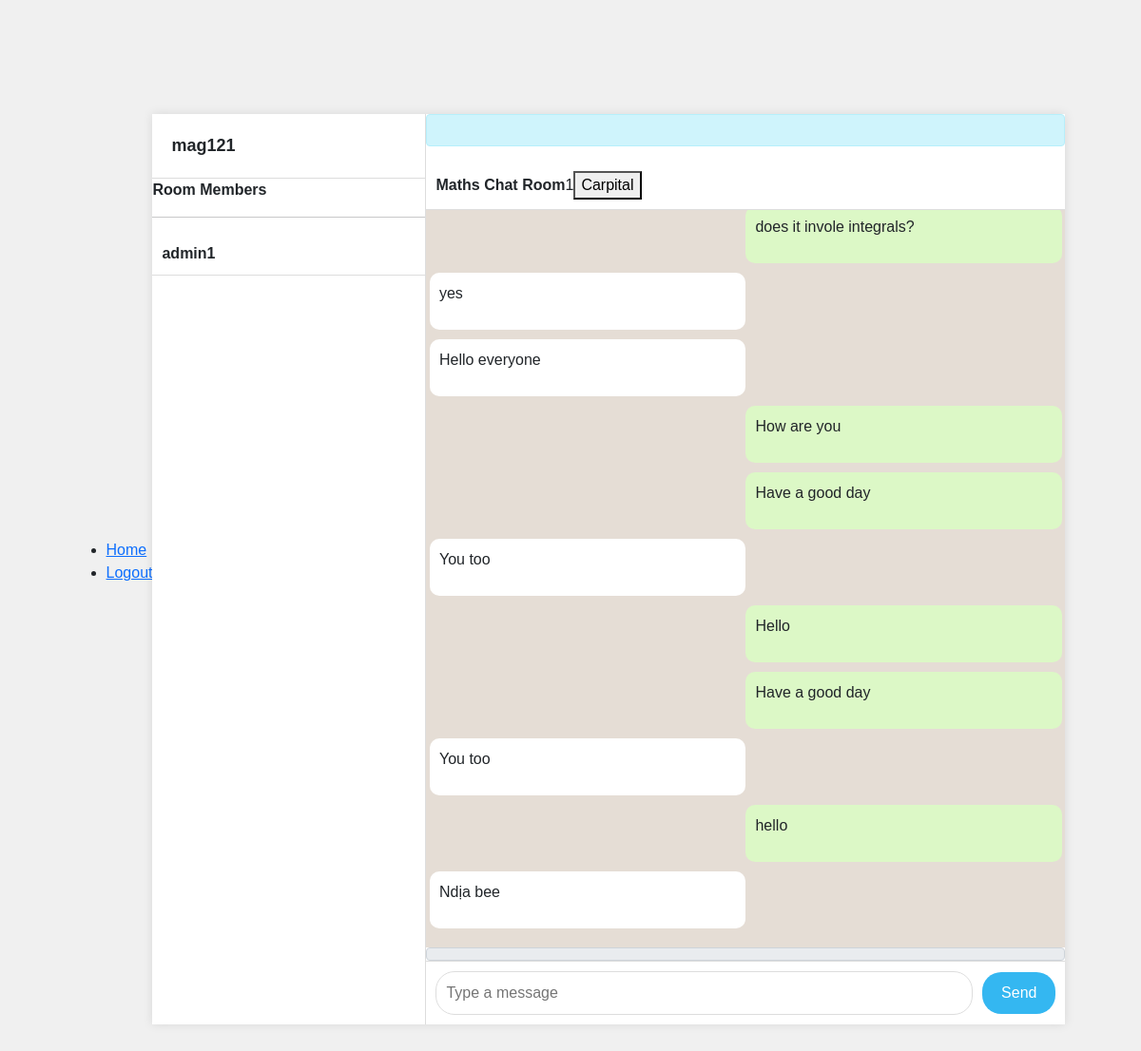
The app's page /chat/Maths (signed in) with its own data.
### chatapp/models.py (models this page shows, shortened)
class Profile(models.Model):
    pID = ShortUUIDField(primary_key=True, unique=True, editable=False)
    user = models.OneToOneField(User, on_delete=models.CASCADE)
    first_name = models.CharField(max_length=30, blank=True)
    last_name = models.CharField(max_length=30, blank=True)
    avatar = ResizedImageField(quality=70, upload_to='media/profile', blank=True, null=True)

class Room(models.Model):
    room_name = models.CharField(max_length=150, unique=True, primary_key=True)
    avatar = ResizedImageField(quality=70, upload_to='media/room', blank=True, null=True)
    members = models.ManyToManyField(Profile, blank=True)
    created_at = models.DateTimeField(auto_now_add=True)

class RoomChat(models.Model):
    mID = ShortUUIDField(primary_key=True, unique=True, editable=False)
    room = models.ForeignKey(Room, on_delete=models.CASCADE)
    author = models.ForeignKey(Profile, on_delete=models.SET_NULL, null=True)
    content = models.CharField(max_length=300, blank=False)
    image = ResizedImageField(blank=True, null=True, quality=70, upload_to="media/chats/images")
    file = models.FileField(blank=True, null=True, upload_to='media/chats/files')
    created_at = models.DateTimeField(auto_now_add=True)

### chatapp/views.py (the view)
# urls.py: path('chat/<str:pk>', views.chat, name='chat'),
@login_required(login_url='signin')
def chat(request, pk):
    room = Room.objects.get(room_name=pk)
    members = room.members.all()
    chats = RoomChat.objects.filter(room=room)
    context = {
        "room": room,
        "chats": chats,
        "members": members,
        "user": request.user,
        }
    if request.user.profile in members:
        return render(request, 'chat.html', context)
    else:
        return redirect('home')

### chatapp/templates/chat.html (shortened to what this page needs)
{% extends 'base.html' %}
{% load static %}
{% block content %}
<link rel="stylesheet" href="{% static 'styles.css' %}">
<div class="app-container">
    <div class="sidebar">
        <div class="profile-section">
            <span class="username">{{ user.username }}</span>
        </div>
        <div class="chat-list">
            <p><strong>Room Members</strong></p>
            <hr>
            {%for m in members %}
            {% if m != request.user.profile %}
            <div class="chat-item">
                <div class="chat-info">
                    <span class="contact-name">{{ m.user.username }} </span>
                </div>
            </div>
            {% endif %}
            {% endfor %}
        </div>
    </div>
    <div class="chat-window">
        <div id="noteDiv" class="alert alert-info">
        </div>
        <div class="chat-header">
	    <span class="contact-name">{{ room.room_name }} Chat Room</span>
	    <span id="online">0</span> <button id="cap"> Carpital </button>
        </div>
        {% include 'partial.html' %}
        <form id="demo_form" enctype="multipart/form-data">
            <span class="input-group-text attach_btn">
            </span>
            <div class="message-input">
                <input id="content" name="content" type="text" placeholder="Type a message" id="content" required>
                <button type="submit">Send</button>
            </div>
        </form>
    </div>
</div>
{% endblock %}

### chatapp/templates/partial.html (shortened to what this page needs)
<div id="test" class="chat-messages">
    {% for chat in chats %}
    {% if chat.author == user.profile %}
    <div class="message sent">
        <p>{{ chat.content }}</p>
    </div>
    {% else %}
    <div class="message received">
        <p>{{ chat.content }}</p>
    </div>
    {% endif %}
    {% endfor %}
</div>

### chatapp/static/styles.css (style rules this page uses)
body { margin: 0; font-family: Arial, sans-serif; display: flex; justify-content: center; align-items: center; height: 100vh; background-color: #f0f0f0; }
.app-container { display: flex; width: 80%; height: 80vh; box-shadow: 0 0 10px rgba(0, 0, 0, 0.1); background-color: #fff; }
.sidebar { width: 30%; border-right: 1px solid #ddd; display: flex; flex-direction: column; }
.profile-section { padding: 20px; display: flex; align-items: center; border-bottom: 1px solid #ddd; }
.username { font-size: 18px; font-weight: bold; }
.chat-list { flex: 1; overflow-y: auto; }
.chat-item { padding: 10px; display: flex; align-items: center; border-bottom: 1px solid #ddd; cursor: pointer; }
.chat-info { flex: 1; }
.contact-name { font-size: 16px; font-weight: bold; }
.chat-window { flex: 1; display: flex; flex-direction: column; }
.chat-header { padding: 10px; display: flex; align-items: center; border-bottom: 1px solid #ddd; }
.chat-messages { flex: 1; padding: 10px; overflow-y: auto; background-color: #e5ddd5; }
.message { max-width: 60%; margin-bottom: 10px; padding: 10px; border-radius: 10px; }
.message.received { background-color: #fff; align-self: flex-start; margin-left: -1%; margin-right: 50%; }
.message.sent { background-color: #dcf8c6; align-self: flex-end; margin-right: -1%; margin-left: 50%; }
.message-input { display: flex; align-items: center; padding: 10px; border-top: 1px solid #ddd; }
.message-input input { flex: 1; padding: 10px; border: 1px solid #ddd; border-radius: 20px; margin-right: 10px; }
.message-input button { padding: 10px 20px; border: none; background-color: #34b7f1; color: #fff; border-radius: 20px; cursor: pointer; }

### records on screen
Profile: user.username "admin1"
Room: room_name "Maths"
RoomChat: content "does it invole integrals?"
RoomChat: content "yes"
RoomChat: content "Hello everyone"
RoomChat: content "How are you"
RoomChat: content "Have a good day"
RoomChat: content "You too"
RoomChat: content "Hello"
RoomChat: content "Have a good day"
RoomChat: content "You too"
RoomChat: content "hello"
RoomChat: content "Ndịa bee"

### other values on screen
{{ user.username }} "mag121"
